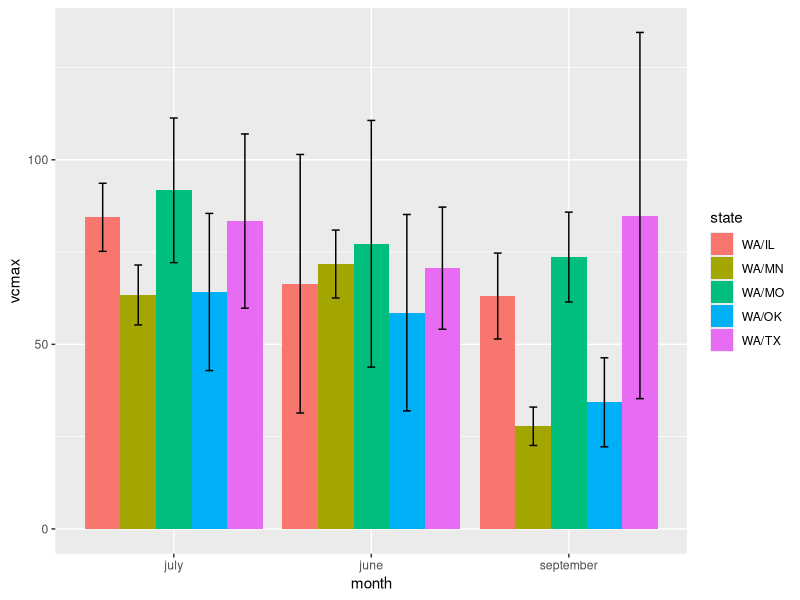
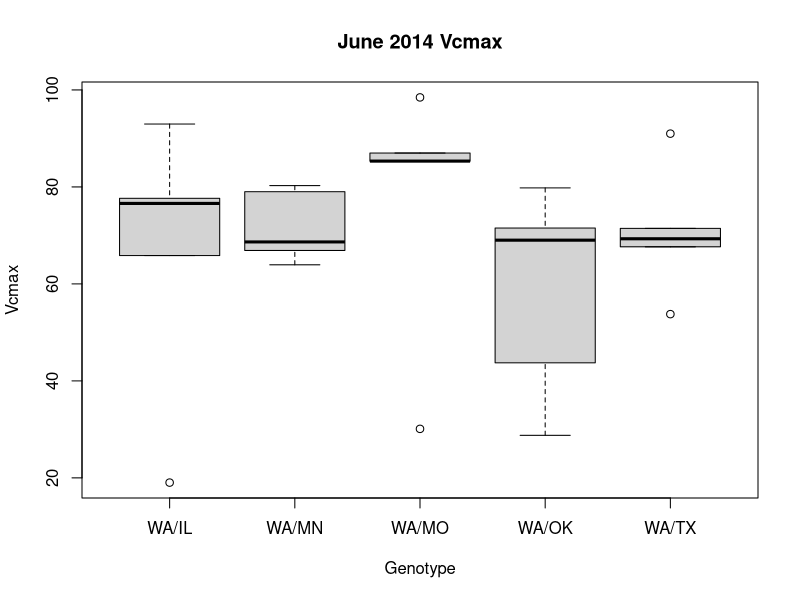
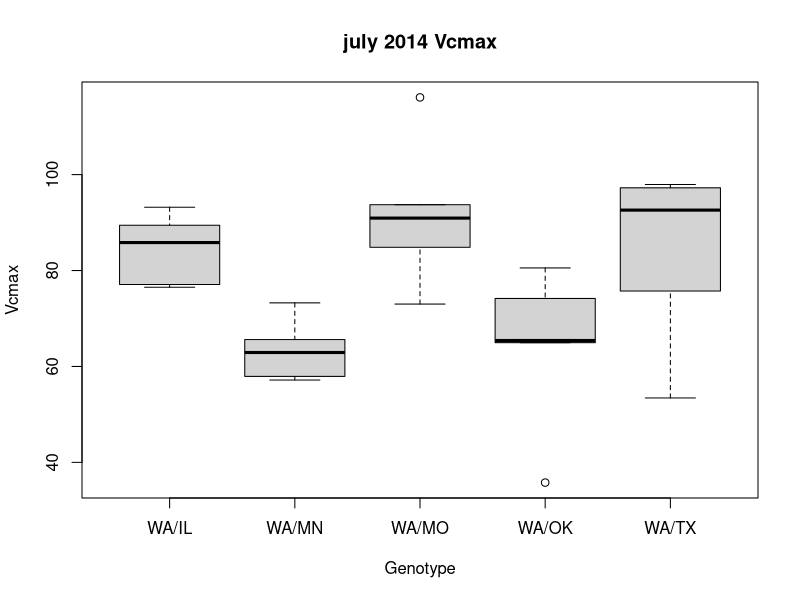
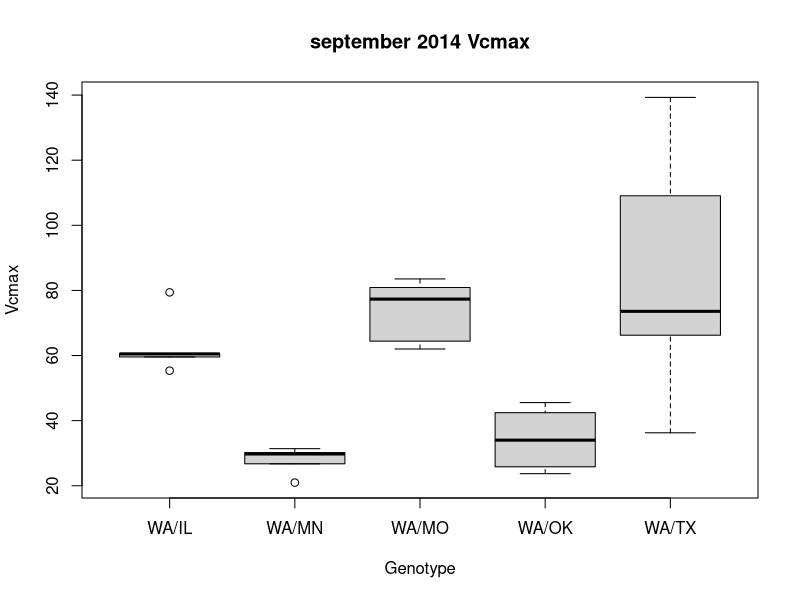
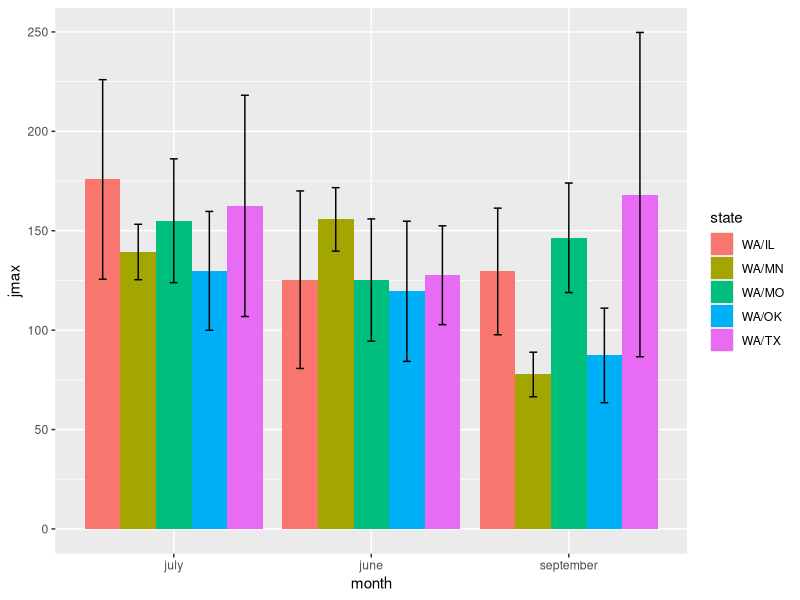
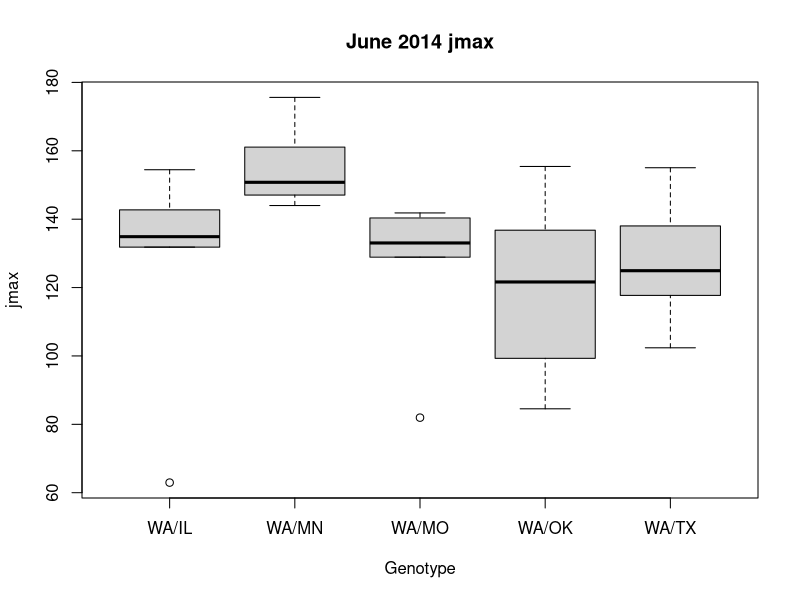
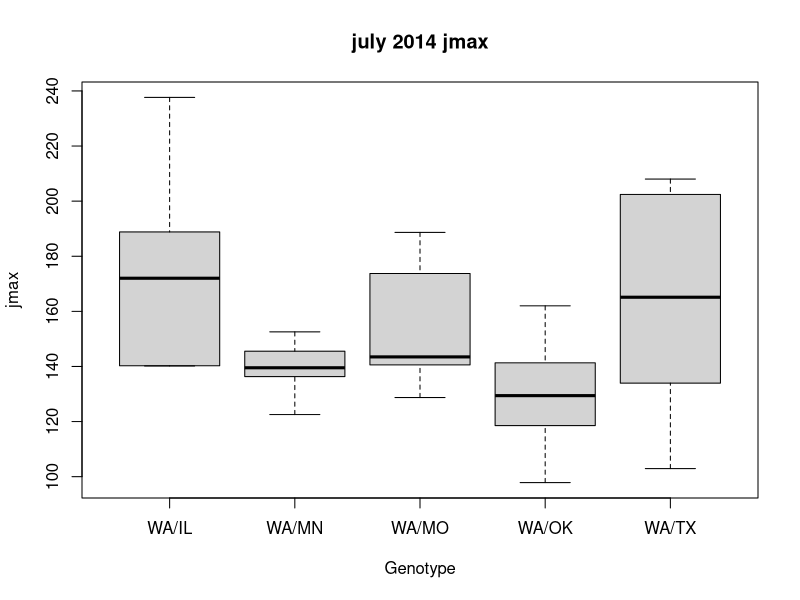
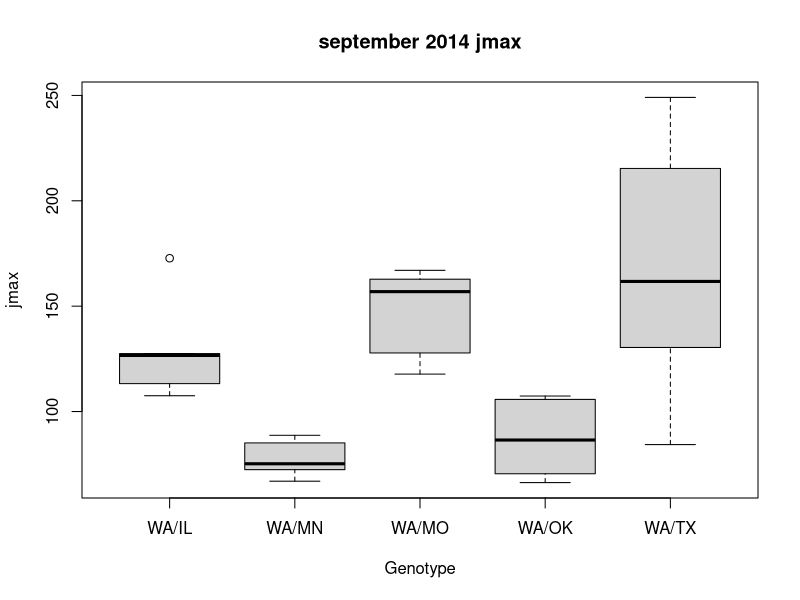

Generate these figures, in order, with R:
setwd("C:/Users/ianshiach/Desktop/Grad School/Thesis/Data/Master Files")
aci <- read.table (file="2013_2014_photosynthesis_master.csv", sep=",", header=TRUE)
data <- read.table (file="2014_all_but_photosynthesis_master.csv", sep=",", header=TRUE)

#subset 2014
aci2014 <- subset(aci, year == 2014)

#libraries
library(ggplot2)

#tapply to get averages


#tapply(aci2014$vcmax, aci2014$genotype, mean)

#summary stats
#trying to follow http://www.cookbook-r.com/Graphs/Plotting_means_and_error_bars_(ggplot2)/

#define function summarySE

summarySE <- function(data=NULL, measurevar, groupvars=NULL, na.rm=FALSE,
                      conf.interval=.95, .drop=TRUE) {
  library(plyr)
  
  # New version of length which can handle NA's: if na.rm==T, don't count them
  length2 <- function (x, na.rm=FALSE) {
    if (na.rm) sum(!is.na(x))
    else       length(x)
  }
  
  # This does the summary. For each group's data frame, return a vector with
  # N, mean, and sd
  datac <- ddply(data, groupvars, .drop=.drop,
                 .fun = function(xx, col) {
                   c(N    = length2(xx[[col]], na.rm=na.rm),
                     mean = mean   (xx[[col]], na.rm=na.rm),
                     sd   = sd     (xx[[col]], na.rm=na.rm)
                   )
                 },
                 measurevar
  )
  
  # Rename the "mean" column    
  datac <- rename(datac, c("mean" = measurevar))
  
  datac$se <- datac$sd / sqrt(datac$N)  # Calculate standard error of the mean
  
  # Confidence interval multiplier for standard error
  # Calculate t-statistic for confidence interval: 
  # e.g., if conf.interval is .95, use .975 (above/below), and use df=N-1
  ciMult <- qt(conf.interval/2 + .5, datac$N-1)
  datac$ci <- datac$se * ciMult
  
  return(datac)
}






#plot means




# Summaries then graphs

# Graphs use 95% confidence intervals instead of SEM. See reference above.

# Vcmax

summary_vcmax <- summarySE(aci2014, measurevar="vcmax", groupvars=c("state","month"))

ggplot(summary_vcmax, aes(x=month, y=vcmax, fill=state)) + 
  geom_bar(position=position_dodge(), stat="identity") +
  geom_errorbar(aes(ymin=vcmax-ci, ymax=vcmax+ci),
                width=.2,                    # Width of the error bars
                position=position_dodge(.9))



#June
june_aci <- subset(aci2014, month == "june")

boxplot(vcmax ~ state, data = june_aci,
        xlab = "Genotype", ylab = "Vcmax",
        main = "June 2014 Vcmax")

#July
july_aci <- subset(aci2014, month == "july")

boxplot(vcmax ~ state, data = july_aci,
        xlab = "Genotype", ylab = "Vcmax",
        main = "july 2014 Vcmax")

#September
september_aci <- subset(aci2014, month == "september")

boxplot(vcmax ~ state, data = september_aci,
        xlab = "Genotype", ylab = "Vcmax",
        main = "september 2014 Vcmax")







# jmax

summary_jmax <- summarySE(aci2014, measurevar="jmax", groupvars=c("state","month"))

ggplot(summary_jmax, aes(x=month, y=jmax, fill=state)) + 
  geom_bar(position=position_dodge(), stat="identity") +
  geom_errorbar(aes(ymin=jmax-ci, ymax=jmax+ci),
                width=.2,                    # Width of the error bars
                position=position_dodge(.9))


#June
june_aci <- subset(aci2014, month == "june")

boxplot(jmax ~ state, data = june_aci,
        xlab = "Genotype", ylab = "jmax",
        main = "June 2014 jmax")

#July
july_aci <- subset(aci2014, month == "july")

boxplot(jmax ~ state, data = july_aci,
        xlab = "Genotype", ylab = "jmax",
        main = "july 2014 jmax")

#September
september_aci <- subset(aci2014, month == "september")

boxplot(jmax ~ state, data = september_aci,
        xlab = "Genotype", ylab = "jmax",
        main = "september 2014 jmax")





# Biomass

summary_biomass <- summarySE(data, measurevar="biomass", groupvars=c("state"))

ggplot(summary_biomass, aes(x=state, y=biomass, fill=state)) + 
  geom_bar(position=position_dodge(), stat="identity") +
  geom_errorbar(aes(ymin=biomass-ci, ymax=biomass+ci),
                width=.2,                    # Width of the error bars
                position=position_dodge(.9))

boxplot(biomass ~ state, data = data,
        xlab = "Genotype", ylab = "Biomass (g)", 
        main = "2014 Biomass")

# Start growth
summary_start_growth <- summarySE(data, measurevar="start_growth", groupvars=c("state"))

ggplot(summary_start_growth, aes(x=state, y=start_growth, fill=state)) + 
  geom_bar(position=position_dodge(), stat="identity") +
  geom_errorbar(aes(ymin=start_growth-ci, ymax=start_growth+ci),
                width=.2,                    # Width of the error bars
                position=position_dodge(.9))

boxplot(start_growth ~ state, data = data,
        xlab = "Genotype", ylab = "start_growth", 
        main = "2014 start_growth")


# End growth

summary_end_growth <- summarySE(data, measurevar="end_growth", groupvars=c("state"))


ggplot(summary_end_growth, aes(x=state, y=end_growth, fill=state)) + 
  geom_bar(position=position_dodge(), stat="identity") +
  geom_errorbar(aes(ymin=end_growth-ci, ymax=end_growth+ci),
                width=.2,                    # Width of the error bars
                position=position_dodge(.9))


boxplot(end_growth ~ state, data = data,
        xlab = "Genotype", ylab = "end_growth", 
        main = "2014 end_growth")



# Duration growth
summary_duration_growth <- summarySE(data, measurevar="duration_growth", groupvars=c("state"))

ggplot(summary_duration_growth, aes(x=state, y=duration_growth, fill=state)) + 
  geom_bar(position=position_dodge(), stat="identity") +
  geom_errorbar(aes(ymin=duration_growth-ci, ymax=duration_growth+ci),
                width=.2,                    # Width of the error bars
                position=position_dodge(.9))

boxplot(duration_growth ~ state, data = data,
        xlab = "Genotype", ylab = "duration_growth", 
        main = "2014 duration_growth")


# June branches

summary_june_branch_number <- summarySE(data, measurevar="june_branch_number", groupvars=c("state"))

ggplot(summary_june_branch_number, aes(x=state, y=june_branch_number, fill=state)) + 
  geom_bar(position=position_dodge(), stat="identity") +
  geom_errorbar(aes(ymin=june_branch_number-ci, ymax=june_branch_number+ci),
                width=.2,                    # Width of the error bars
                position=position_dodge(.9))

boxplot(june_branch_number ~ state, data = data,
        xlab = "Genotype", ylab = "june_branch_number", 
        main = "2014 june_branch_number")


# December branches

summary_december_branch_number <- summarySE(data, measurevar="december_branch_number", groupvars=c("state"))

ggplot(summary_december_branch_number, aes(x=state, y=december_branch_number, fill=state)) + 
  geom_bar(position=position_dodge(), stat="identity") +
  geom_errorbar(aes(ymin=december_branch_number-ci, ymax=december_branch_number+ci),
                width=.2,                    # Width of the error bars
                position=position_dodge(.9))

boxplot(december_branch_number ~ state, data = data,
        xlab = "Genotype", ylab = "december_branch_number", 
        main = "2014 december_branch_number")


# June total diameter

summary_june_total_diameter <- summarySE(data, measurevar="june_total_diameter", groupvars=c("state"))

ggplot(summary_june_total_diameter, aes(x=state, y=june_total_diameter, fill=state)) + 
  geom_bar(position=position_dodge(), stat="identity") +
  geom_errorbar(aes(ymin=june_total_diameter-ci, ymax=june_total_diameter+ci),
                width=.2,                    # Width of the error bars
                position=position_dodge(.9))

boxplot(june_total_diameter ~ state, data = data,
        xlab = "Genotype", ylab = "june_total_diameter", 
        main = "2014 june_total_diameter")


# December total diameter

summary_december_total_diameter <- summarySE(data, measurevar="december_total_diameter", groupvars=c("state"))

ggplot(summary_december_total_diameter, aes(x=state, y=december_total_diameter, fill=state)) + 
  geom_bar(position=position_dodge(), stat="identity") +
  geom_errorbar(aes(ymin=december_total_diameter-ci, ymax=december_total_diameter+ci),
                width=.2,                    # Width of the error bars
                position=position_dodge(.9))


boxplot(december_total_diameter ~ state, data = data,
        xlab = "Genotype", ylab = "december_total_diameter", 
        main = "2014 december_total_diameter")


# June diameter of largest branch

summary_june_max_diameter <- summarySE(data, measurevar="june_max_diameter", groupvars=c("state"))


ggplot(summary_june_max_diameter, aes(x=state, y=june_max_diameter, fill=state)) + 
  geom_bar(position=position_dodge(), stat="identity") +
  geom_errorbar(aes(ymin=june_max_diameter-ci, ymax=june_max_diameter+ci),
                width=.2,                    # Width of the error bars
                position=position_dodge(.9))

boxplot(june_max_diameter ~ state, data = data,
        xlab = "Genotype", ylab = "june_max_diameter", 
        main = "2014 june_max_diameter")


# December diameter of largest branch

summary_december_max_diameter <- summarySE(data, measurevar="december_max_diameter", groupvars=c("state"))

ggplot(summary_december_max_diameter, aes(x=state, y=december_max_diameter, fill=state)) + 
  geom_bar(position=position_dodge(), stat="identity") +
  geom_errorbar(aes(ymin=december_max_diameter-ci, ymax=december_max_diameter+ci),
                width=.2,                    # Width of the error bars
                position=position_dodge(.9))

boxplot(december_max_diameter ~ state, data = data,
        xlab = "Genotype", ylab = "december_max_diameter", 
        main = "2014 december_max_diameter")






